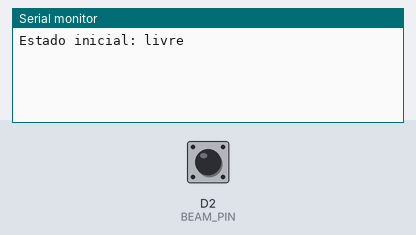
Recording of a sketch running on a simulated ESP8266 (NodeMCU). Shown: the last lines printed to the serial monitor. The test bench sets the inputs (shaded band); at power-on: D2 (BEAM_PIN) HIGH.

Above: at 2.7 s.
2.8 s: D2 (BEAM_PIN) pulled LOW for 0.15 s
At 3.7 s:
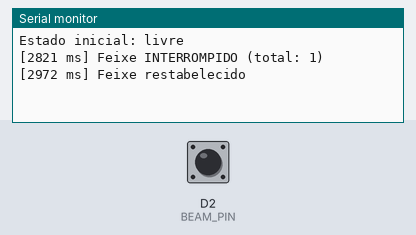
4.4 s: D2 (BEAM_PIN) pulled LOW for 1 s
At 4.9 s:
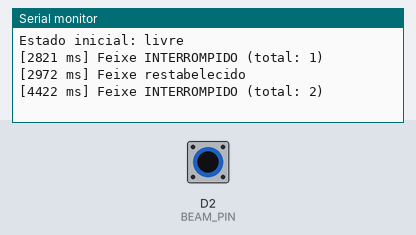
8.4 s: D2 (BEAM_PIN) pulled LOW for 0.15 s
At 11.2 s:
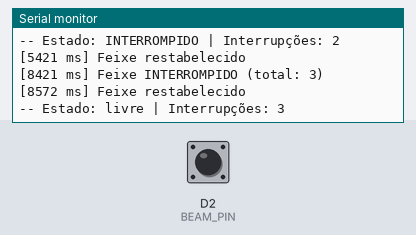

The sketch:

Infravermelho.ino
```cpp
#define BEAM_PIN D2
const unsigned long DEBOUNCE_MS = 20;

bool estado = false;
bool ultimoLido = false;
unsigned long tMudanca = 0;
unsigned long contagem = 0;
unsigned long ultimoResumo = 0;

void setup() {
  Serial.begin(115200);
  delay(1500);
  pinMode(BEAM_PIN, INPUT_PULLUP);
  estado = ultimoLido = (digitalRead(BEAM_PIN) == LOW);
  Serial.printf("Estado inicial: %s\n", estado ? "INTERROMPIDO" : "livre");
}

void loop() {
  bool lido = (digitalRead(BEAM_PIN) == LOW);
  // Debounce
  if (lido != ultimoLido) {
    ultimoLido = lido;
    tMudanca = millis();
  }
  if ((millis() - tMudanca) > DEBOUNCE_MS && lido != estado) {
    estado = lido;
    if (estado) {
      contagem++;
      Serial.printf("[%lu ms] Feixe INTERROMPIDO (total: %lu)\n", millis(), contagem);
    } else {
      Serial.printf("[%lu ms] Feixe restabelecido\n", millis());
    }
  }

  // 5 em 5 segundos
  if (millis() - ultimoResumo >= 5000) {
    ultimoResumo = millis();
    Serial.printf("-- Estado: %s | Interrupções: %lu\n",
                  estado ? "INTERROMPIDO" : "livre", contagem);
  }
}
```

Measured:
- after the input at 2.8 s, the serial monitor: prints a new line at once (image 1)
- after the input at 4.4 s, the serial monitor: prints a new line at once (image 2)
- after the input at 8.4 s, the serial monitor: prints a new line at once (image 3)
